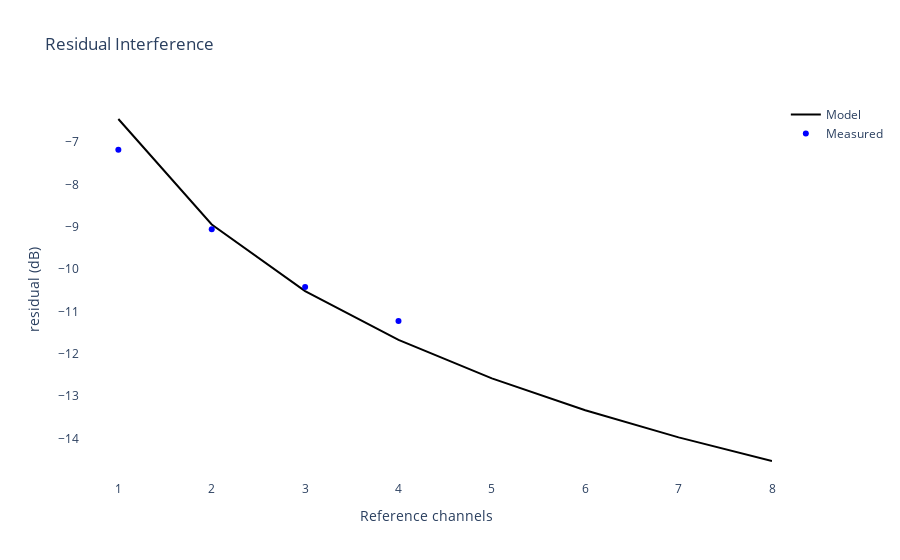

Here is the notebook cell this chart was saved with:
### Code cell
# Compare with theory sqrt(1/(1+k*INR**2))

# Model: noise coil INR is 4.5 dB, or INR = 1.7 (in amplitude)
k = np.arange(1, 9)
residual_model = 1 / np.sqrt(1 + k * 1.85 ** 2)

# Measured data: ration between raw and corrected
residual_measured = np.zeros(4)
residual_measured[0] = avg_pow_1ch - avg_pow_raw
residual_measured[1] = avg_pow_2ch - avg_pow_raw
residual_measured[2] = avg_pow_3ch - avg_pow_raw
residual_measured[3] = avg_pow_4ch - avg_pow_raw
k_3 = [1, 2, 3, 4]

fig = go.Figure()
fig.update_layout(plot_bgcolor="white", title="Residual Interference", xaxis_title="Reference channels", yaxis_title="residual (dB)")
line_style = {'color': 'black', 'width': 2}
fig.add_trace(go.Scatter(x=k, y=20 * np.log10(residual_model), line=line_style, name='Model', mode='lines'))
line_style = {'color': 'blue', 'width': 2}
fig.add_trace(go.Scatter(x=k_3, y=residual_measured, line=line_style, name='Measured', mode='markers'))
fig.show()

### Figure 1 — Plotly figure (JSON) as saved in the notebook; plotly's stock layout.template omitted (floating-point values rounded to 4 significant figures)
{"data": [{"line": {"color": "black", "width": 2}, "mode": "lines", "name": "Model", "type": "scatter", "x": [1, 2, 3, 4, 5, 6, 7, 8], "y": [-6.457, -8.946, -10.52, -11.67, -12.58, -13.33, -13.97, -14.53]}, {"line": {"color": "blue", "width": 2}, "mode": "markers", "name": "Measured", "type": "scatter", "x": [1, 2, 3, 4], "y": [-7.181, -9.06, -10.42, -11.23]}], "layout": {"plot_bgcolor": "white", "title": {"text": "Residual Interference"}, "xaxis": {"title": {"text": "Reference channels"}}, "yaxis": {"title": {"text": "residual (dB)"}}}}
